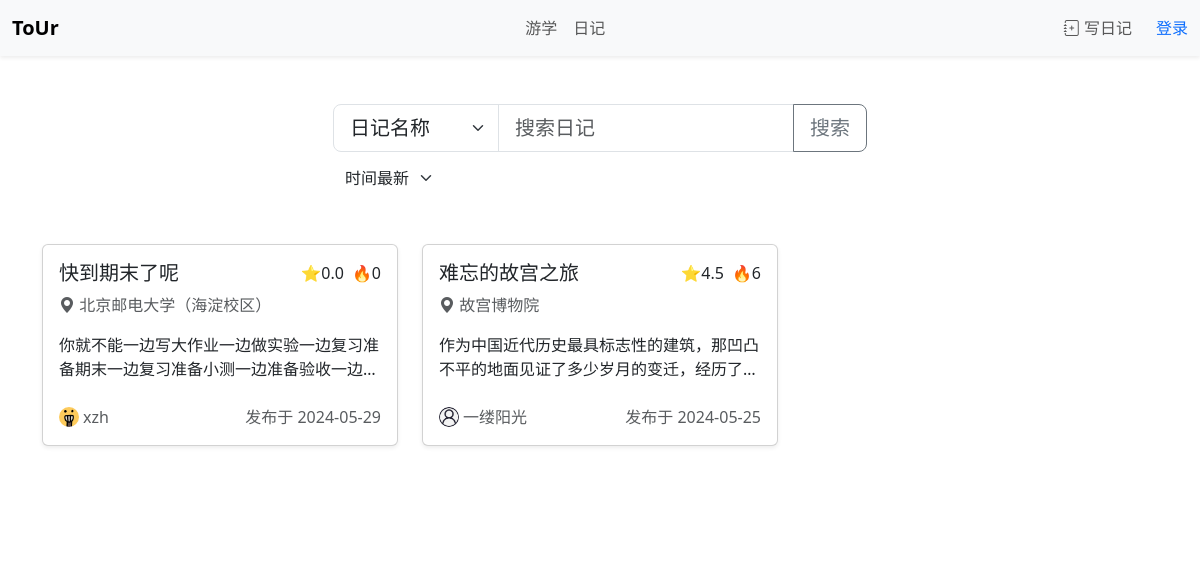
The app's page /diary/, older data.
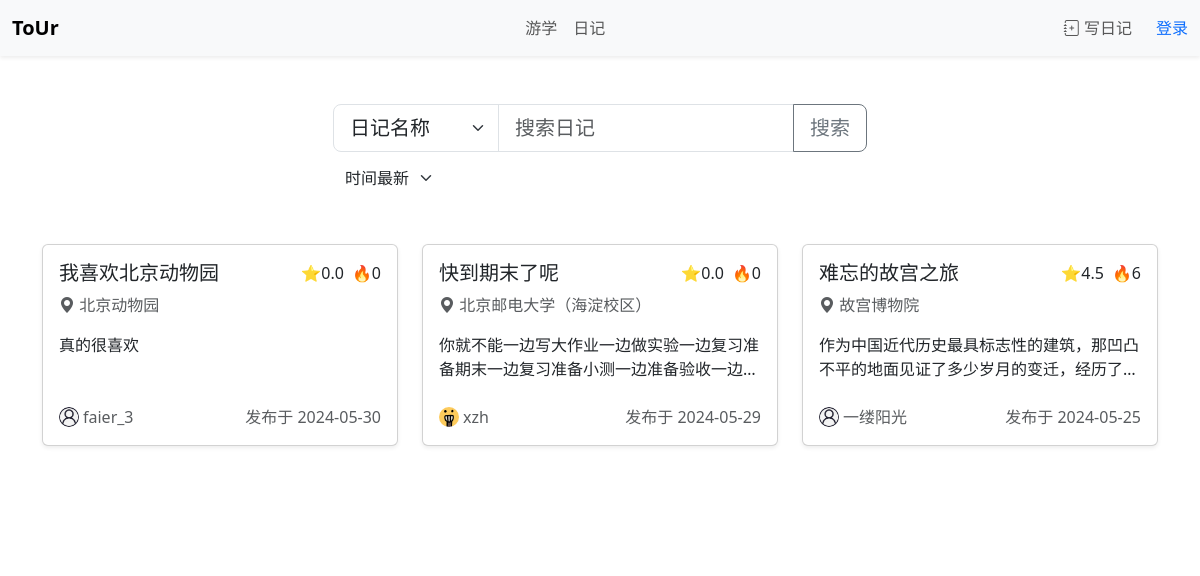
The same page, newer data.
### diary/models.py (models this page shows)
class Diary(models.Model):
    author = models.ForeignKey(User, on_delete=models.SET_NULL, null=True)
    pub_time = models.DateTimeField(default=timezone.now, blank=True)
    title = models.CharField(max_length=100)
    content = models.TextField()
    popularity = models.IntegerField(default=0, blank=True)
    rating = models.DecimalField(max_digits=2, decimal_places=1, default=0, blank=True, validators=[
            MinValueValidator(0, message="Rating must be at least 0"),
            MaxValueValidator(5, message="Rating cannot be greater than 5"),
        ])
    location = models.ForeignKey(Destination, on_delete=models.PROTECT)
    def __str__(self):
        if self.author:
            return f'title: {self.title} author: {self.author.username}'
        else:
            return f'title: {self.title} author: None'

### travel/models.py (models this page shows, shortened)
class Destination(models.Model):
    name = models.CharField(max_length=50, unique=True)
    type = models.CharField(max_length=1, choices={('s', '景区'), ('u','学校')}, default='s')
    province = models.CharField(max_length=15)
    city = models.CharField(max_length=15)
    description = models.TextField(blank=True)
    image = models.ImageField(upload_to=dest_pic_path, blank=True, null=True)
    popularity = models.IntegerField(default=0, blank=True)
    rating = models.DecimalField(max_digits=2, decimal_places=1, default=0, blank=True, validators=[
            MinValueValidator(0, message="Rating must be at least 0"),
            MaxValueValidator(5, message="Rating cannot be greater than 5"),
        ])
    tags = models.ManyToManyField(Category)
    mapjson = models.TextField(default='{}', help_text="请粘贴地图的json文字") # 存储地图的json文件

### account/models.py (models this page shows, shortened)
class CustomUser(AbstractUser):
    interests = models.ManyToManyField(Category)
    avatar = models.ImageField(upload_to=user_avatar_path, blank=True, null=True)

### diary/views.py (the view, shortened to what this page needs)
# urls.py: path("", views.index, name="index"),
def index(request):
    diaries = list(Diary.objects.all())
    search_type = request.GET.get('search_type', '日记名称')
    search = request.GET.get('search', '')
    sort = request.GET.get('sort', '时间最新')
    print(request.GET)
    print('search:', *diaries, sep='\n')
    attr = 'pub_time'
    if sort == '时间最新':
        attr = 'pub_time'
    elif sort == '热度最高':
        attr = 'popularity'
    elif sort == '评分最高':
        attr = 'rating'
    diaries = attr_sort(diaries, lambda x: getattr(x, attr), l = 9)
    print('sort:', *diaries, sep='\n')
    context = {
        'diaries': diaries,
        'search_type': search_type,
        'search': search,
        'sort': sort,
    }
    return render(request, 'diary/index.html', context)

### src/recommend.py (called while the page is built)
def attr_sort(li: list, f, reverse=False, l=None, conti=False) -> list :
    if l == None:
        l = len(li)
    if conti == False:
        sorted1_data = Heapsort(li, f, reverse)
        sorted2_data = sorted1_data[-l:]
        sorted3_data = sorted2_data[::-1]
        return sorted3_data

def minHeapify(h, start, end, f):
    son = start * 2  # 左节点
    while son <= end:  # 如果左子树存在
        if son + 1 <= end and f(h[son + 1]) < f(h[son]):
            son += 1
        if f(h[son]) < f(h[start]):
            h[start], h[son] = h[son], h[start]
            start, son = son, son * 2
        else:  # 如果子节点的值大于等于根节点,说明堆已经构造好了，退出循环
            break

### template/diary/index.html (shortened to what this page needs)
{% extends 'base.html' %}
{% block mainbody %}
<div class="container">
  <div class="container m-auto w-50 my-5 ">
    <div class="input-group input-group-lg mb-2">
      <select id="diary-search-type" class="form-select" style="max-width: fit-content" onchange=searchDiary()>
        <option value="日记名称" {% if search_type == '日记名称' %}selected{% endif %}>日记名称</option>
      </select>
      <input type="text" id="diary-search" class="form-control" placeholder="搜索日记" value={{ search }}>
      <button class="btn btn-outline-secondary" type="button" onclick="searchDiary()">搜索</button>
    </div>
    <div class="input-group">
      <select id="diary-sort" class="form-select bg-white border-0 no-outline" style="max-width: fit-content" onchange="searchDiary()">
        <option value="时间最新" {% if sort == '时间最新' %}selected{% endif %}>时间最新</option>
      </select>
    </div>
  </div>
  {% if diaries %}
  <div class="row row-cols-1 row-cols-md-2 row-cols-lg-3 g-4">
    {% for diary in diaries %}
      {% include 'diary/diary_card.html' %}
    {% endfor %}
  </div>
  {% else %}
  <p>No diarys.</p>
  {% endif %}
</div>
{% endblock %}

### template/diary/diary_card.html (shortened to what this page needs)
<div class="col">
  <a href="{% url 'diary:detail' diary.pk %}" style="color: inherit; text-decoration: none;">
    <div class="card h-100 mb-0 shadow-sm ">
      <div class="card-body d-flex flex-column ">
        <div class="d-flex justify-content-between mb-2">
          <h5 class="card-title mb-0 text-truncate" title="{{ diary.title }}">{{ diary.title }}</h5>
          <span class="ms-auto ">⭐{{ diary.rating }}</span>
          <span class="full-width ms-2">🔥{{ diary.popularity }}</span>
        </div>
        <div class="mb-3">
          <i class="bi bi-geo-alt-fill text-muted"></i>
          <span class="card-text text-muted">{{ diary.location.name}}</span>
        </div>
        <span class="card-text truncate-lines mb-4 ">{{ diary.content }}</span>
        <div class="d-flex align-items-center mt-auto ">
          {% include 'user_avatar.html' with size=20 user=diary.author %}
          <span class="card-text text-muted ms-1 text-truncate ">{{ diary.author.username }}</span>
          <span class="card-text text-muted ms-auto full-width">发布于 {{ diary.pub_time | date:"Y-m-d"}}</span>
        </div>
      </div>
    </div>
  </a>
</div>

### template/user_avatar.html
{% load static %}
<img src="
        {% if user.avatar%}
        {{ user.avatar.url }}
        {% else %}
        {% static 'img/default_avatar.jpg' %}
        {% endif %}
        " alt="用户头像" style="width: {{ size }}px; height: {{ size }}; border-radius: 50%; ">

Row changes from the older to the newer data that the page shows:
added Diary: title "我喜欢北京动物园", rating "0.0", popularity "0", location.name "北京动物园", content "真的很喜欢", author.username "faier_3", pub_time "2024-05-30"
